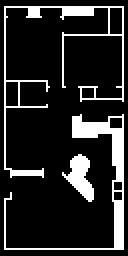
#> input picture reference/anglerv1root/anglerdroid/data/maps/world/world_fixed.png, 64 x 128 px (shown 2 times larger); its folder holds only this picture in this run
$ python -i maploc.py   (imports and definitions only)   (older library calls are emulated)
#> lines starting #> are read from the running program, lines starting #| are printed output that depends on the picture; after the words box and inside, x2 and y2 are one past the last pixel; in counts of white or black regions, pixels touching at a corner belong together
### src/robot_params.py
"""Resolved robot configuration: ONE resolver, one flat table, every process reads only this (James 2026-10-21).

Inputs (nothing else holds a tyre- or robot-dependent number):
  robots/<robot>/robot.json   robot = env KEVIN_ROBOT (default kevin001); KEVIN_ROBOT_CONFIG = explicit path.
                              "wheels": the wheel/tyre profile name (src/tire_profiles.json), plus rim drive targets,
                              floor references and the body outline.  Env KEVIN_WHEELS overrides "wheels"
                              (KEVIN_TIRE = legacy alias; both set and different = error).
  src/tire_profiles.json      wheel profiles (loaded/free radius, ride_dz, tread, spokes, sim contact ...)
  src/twin_geometry.json      twin frames per profile (scripts/gen_twin_geometry.py)
  src/calibration.json        optional measured corrections (KEVIN_CALIB path; identity when absent)
  env KEVIN_VEL_RAMP          optional normal ramp override (turns/s^2), as before

resolve() -> {key: {"value", "units", "source"}}; source is "input: <file>.<path>" or "derived: <formula>".
V (plain values) and HASH are computed once at import.  Invalid / missing config raises RobotConfigError at import:
every consumer (safety core included) refuses to start - fail closed.  The resolved table is written to
run/resolved_config_<hash>.json (+ run/resolved_config.json = latest) and logged once per process (stderr).

CLI:  python -m src.robot_params show [--wheels X] [--robot R] [--diff stock] [--json]
"""
import copy, hashlib, json, math, os, sys

_HERE = os.path.dirname(os.path.abspath(__file__))
REPO = os.path.dirname(_HERE)
RUN_DIR = os.environ.get("KEVIN_RUN_DIR", os.path.join(REPO, "run"))


class RobotConfigError(SystemExit):
    """bad or missing robot configuration: the process must not start (SystemExit so nothing catches it by accident)."""
    def __init__(self, msg): super().__init__("ROBOT CONFIG INVALID (refusing to start): " + msg)


def _load(path, what):
    try:
        with open(path) as f: return json.load(f)
    except FileNotFoundError: raise RobotConfigError("%s missing: %s" % (what, path))
    except Exception as e: raise RobotConfigError("%s unreadable: %s (%s)" % (what, path, e))


# [16 lines left out: functions _num, _hull, not called in this run]


def config_path(robot=None, env=None):
    env = os.environ if env is None else env
    if robot is None and env.get("KEVIN_ROBOT_CONFIG"): return env["KEVIN_ROBOT_CONFIG"]
    return os.path.join(REPO, "robots", robot or env.get("KEVIN_ROBOT") or "kevin001", "robot.json")


# [17 lines left out: function wheels_name, not called in this run]


def resolve(robot=None, wheels=None, env=None):
    env = os.environ if env is None else env
    cp = config_path(robot, env); C = _load(cp, "robot config")
    rc = os.path.relpath(cp, REPO)
    name, wsrc, TP = wheels_name(C.get("wheels"), wheels, env)
    P = TP["profiles"][name]; tp = "tire_profiles.%s" % name
    G = _load(os.path.join(_HERE, "twin_geometry.json"), "twin geometry")["profiles"].get(name)
    if G is None: raise RobotConfigError("src/twin_geometry.json has no profile %r (run scripts/gen_twin_geometry.py)" % name)
    calp = env.get("KEVIN_CALIB", os.path.join(_HERE, "calibration.json"))
    CAL = _load(calp, "calibration") if os.path.exists(calp) else {}
    T = {}
    def put(k, v, units, source): T[k] = dict(value=v, units=units, source=source)

    put("robot", C.get("robot"), "", "input: %s robot" % rc)
    put("config_file", rc, "", "input")
    put("wheels", name, "", "input: %s (%s)" % (wsrc, rc if wsrc.startswith("robot") else "override"))
    put("twin_urdf", P["twin_urdf"], "", "input: %s.twin_urdf" % tp)
    put("profile_suffix", P["suffix"], "", "input: %s.suffix" % tp)
    put("calibration_file", os.path.relpath(calp, REPO) if CAL else None, "", "input: KEVIN_CALIB / src/calibration.json (absent = identity)")

    # ---- wheel ---------------------------------------------------------------------------------------------------
    r_load = _num(P["wheel_r_loaded_m"], tp + ".wheel_r_loaded_m", 0.03, 0.3)
    r_free = _num(P.get("wheel_r_free_m", r_load), tp + ".wheel_r_free_m", r_load, 0.3)
    dz = _num(P["ride_dz_m"], tp + ".ride_dz_m", -0.05, 0.1)
    rs = _num(CAL.get("wheel_r_scale", 1.0), "calibration.wheel_r_scale", 0.8, 1.2)
    ts = _num(CAL.get("track_scale", 1.0), "calibration.track_scale", 0.8, 1.2)
    if abs(float(G["wheel_r_m"]) - r_load) > 1e-9 or abs(float(G["axle_height_m"]) - r_load) > 1e-9 or abs(float(G["ride_dz_m"]) - dz) > 1e-9:
        raise RobotConfigError("src/twin_geometry.json [%s] does not match %s (regenerate with scripts/gen_twin_geometry.py)" % (name, tp))
    put("wheel_r_loaded_m", r_load, "m", "input: %s.wheel_r_loaded_m" % tp)
    put("wheel_r_free_m", r_free, "m", "input: %s.wheel_r_free_m" % tp)
    put("ride_dz_m", dz, "m", "input: %s.ride_dz_m (chassis + every sensor rise vs stock)" % tp)
    put("caster_spacer_m", P.get("caster_spacer_m"), "m", "input: %s.caster_spacer_m" % tp)
    put("wheel_mass_kg", P.get("wheel_mass_kg"), "kg", "input: %s.wheel_mass_kg" % tp)
    wr = r_load * rs
    put("wheel_r_m", wr, "m", "derived: wheel_r_loaded_m * calibration.wheel_r_scale (%g)" % rs)
    put("wheel_diameter_cm", 200.0 * wr, "cm", "derived: 200 * wheel_r_m")
    put("track_m", float(G["track_m"]) * ts, "m", "derived: twin_geometry.%s.track_m * calibration.track_scale (%g)" % (name, ts))
    put("axle_height_m", r_load, "m", "derived: = wheel_r_loaded_m (base_link = axle; twin_geometry axle_height_m checked equal)")

    # ---- drive limits (ODrive takes turns) -------------------------------------------------------------------------
    D = C.get("drive") or {}
    circ = 2 * math.pi * wr
    for k, lo, hi, u in (("vel_limit_mps", 0.1, 5.0, "m/s"), ("vel_ramp_mps2", 0.1, 10.0, "m/s^2"), ("vel_ramp_max_mps2", 0.1, 10.0, "m/s^2")):
        put(k, _num(D.get(k), "drive." + k, lo, hi), u, "input: %s drive.%s" % (rc, k))
    put("vel_limit_tps", T["vel_limit_mps"]["value"] / circ, "turns/s", "derived: vel_limit_mps / (2 pi wheel_r_m)")
    if env.get("KEVIN_VEL_RAMP"):
        put("vel_ramp_tps2", _num(env["KEVIN_VEL_RAMP"], "KEVIN_VEL_RAMP", 0.1, 20.0), "turns/s^2", "input: env KEVIN_VEL_RAMP (override)")
    else:
        put("vel_ramp_tps2", T["vel_ramp_mps2"]["value"] / circ, "turns/s^2", "derived: vel_ramp_mps2 / (2 pi wheel_r_m)")
    put("vel_ramp_max_tps2", T["vel_ramp_max_mps2"]["value"] / circ, "turns/s^2", "derived: vel_ramp_max_mps2 / (2 pi wheel_r_m)")
    put("a_brake_mps2", T["vel_ramp_tps2"]["value"] * circ, "m/s^2", "derived: vel_ramp_tps2 * 2 pi wheel_r_m (planner stop model)")

    # ---- sensor heights (twin frame z above the axle + calibration dz + axle height) --------------------------------
    for key, fr in (("rs1_height_m", "rs1_depth"), ("rs2_height_m", "rs2_depth"), ("mast_rgb_height_m", "rgb")):
        f = G["frames"].get(fr)
        if f is None: raise RobotConfigError("twin_geometry.%s has no frame %s" % (name, fr))
        cdz = float(((CAL.get("frames") or {}).get(fr) or {}).get("dxyz", [0, 0, 0])[2])
        put(key, float(f["xyz"][2]) + cdz + r_load, "m",
            "derived: twin_geometry.%s.frames.%s.xyz.z%s + axle_height_m" % (name, fr, " + calibration dz %g" % cdz if cdz else ""))
    put("rs2_pitch_down_deg", float(G["rs2_pitch_down_deg"]), "deg", "input: twin_geometry.%s.rs2_pitch_down_deg" % name)

    # ---- perception floor references ----------------------------------------------------------------------------------
    Q = C.get("perception") or {}
    cz = _num(Q.get("cliff_z0_ref_m"), "perception.cliff_z0_ref_m", 0.3, 2.0)
    oh = _num(Q.get("td_obstacle_h_m"), "perception.td_obstacle_h_m", 0.005, 0.2)
    put("cliff_z0_ref_m", cz, "m", "input: %s perception.cliff_z0_ref_m (stock)" % rc)
    put("cliff_z0_m", cz + dz, "m", "derived: cliff_z0_ref_m + ride_dz_m (expected RS1 depth to the floor)")
    put("td_obstacle_h_m", oh, "m", "input: %s perception.td_obstacle_h_m (RS1 points higher than this above the floor = obstacle)" % rc)
    # ONE RS1 top-down floor clip for every consumer (safety core via perception.ego_rs1, fast_ego80, sim ego80, vision);
    # James 2026-10-21: = the vision value (was 0.91 + ride_dz in perception: 3.4 mm higher clip, 3.76 cm threshold)
    put("td_floor_clip_m", T["rs1_height_m"]["value"] - oh, "m", "derived: rs1_height_m - td_obstacle_h_m (RS1 depth < clip = obstacle)")

    # ---- cameras (RealSense settings applied at pipeline start; scripts/rs_exposure_eval.py, scripts/color_card_eval.py) ----
    K = C.get("cameras") or {}
    mode = env.get("KEVIN_CAM_EXPOSURE") or K.get("exposure_mode", "legacy")
    if mode not in ("auto_capped", "legacy"): raise RobotConfigError("cameras.exposure_mode = %r (auto_capped | legacy)" % mode)
    put("cam_exposure_mode", mode, "", ("input: env KEVIN_CAM_EXPOSURE (override)" if env.get("KEVIN_CAM_EXPOSURE") else "input: %s cameras.exposure_mode" % rc)
        + " (auto_capped: depth+colour AE, depth AE limit; legacy: manual 15 ms / gain 64 depth, 200 / 96 colour)")
    put("cam_rs1_serial", str(K.get("rs1_serial", "")), "", "input: %s cameras.rs1_serial (top-down)" % rc)
    put("cam_rs2_serial", str(K.get("rs2_serial", "")), "", "input: %s cameras.rs2_serial (forward)" % rc)
    put("cam_depth_ae_limit_us", int(_num(K.get("depth_ae_limit_us", 30000), "cameras.depth_ae_limit_us", 1000, 33000)), "us",
        "input: %s cameras.depth_ae_limit_us (< 33.3 ms frame period at 30 Hz)" % rc)
    put("cam_rgb_ae_priority", int(_num(K.get("rgb_ae_priority", 0), "cameras.rgb_ae_priority", 0, 1)), "", "input: %s cameras.rgb_ae_priority (0 = constant frame rate)" % rc)
    put("cam_rgb_white_balance_k", _num(K.get("rgb_white_balance_k", 4800), "cameras.rgb_white_balance_k", 2800, 6500), "K", "input: %s cameras.rgb_white_balance_k (fixed; auto WB off)" % rc)
    # [5 lines left out: function _roi, not called in this run]
    for k in ("rs1_rgb_ae_roi", "rs2_rgb_ae_roi", "rs1_card_roi"):
        put("cam_" + k, _roi(k), "px (x0, y0, x1, y1) colour 640x480", "input: %s cameras.%s" % (rc, k))
    rot = int(K.get("mast_rotate_deg", 180))
    if rot not in (0, 90, 180, 270): raise RobotConfigError("cameras.mast_rotate_deg = %r (0 | 90 | 180 | 270)" % rot)
    put("cam_mast_rotate_deg", rot, "deg", "input: %s cameras.mast_rotate_deg (mast USB RGB mounted upside down)" % rc)
    # ---- audio (speaker) ----
    A = C.get("audio") or {}
    ae = env.get("KEVIN_AUDIO_ENABLED")
    put("audio_enabled", (ae == "1") if ae in ("0", "1") else bool(A.get("enabled", False)), "",
        "input: env KEVIN_AUDIO_ENABLED (override)" if ae in ("0", "1") else "input: %s audio.enabled (default false = muted; KEVIN_MUTE=1 always mutes)" % rc)
    g = [_num(v, "cameras.rgb_card_gains", 0.5, 2.0) for v in K.get("rgb_card_gains", [1.0, 1.0, 1.0])]
    if len(g) != 3: raise RobotConfigError("cameras.rgb_card_gains needs 3 values")
    put("cam_rgb_card_gains", g, "(R, G, B)", "input: %s cameras.rgb_card_gains (%s)" % (rc, K.get("rgb_card_gains_cal", "uncalibrated")))

    # ---- footprint ---------------------------------------------------------------------------------------------------
    B = C.get("body") or {}
    try:
        sil = [[float(a), float(b)] for a, b in B["sil12"]]; deck = [[float(a), float(b)] for a, b in B.get("deck_corners", [])]
    except Exception: raise RobotConfigError("%s body.sil12 / deck_corners invalid" % rc)
    if len(sil) < 3: raise RobotConfigError("body.sil12 needs >= 3 points")
    ty = P.get("tread_y_out_m")
    tyre = [] if ty is None else [[sx * r_free, sy * _num(ty, tp + ".tread_y_out_m", 0.05, 0.5)] for sx in (-1, 1) for sy in (-1, 1)]
    put("sil12", sil, "m (x, y) axle frame", "input: %s body.sil12" % rc)
    put("tread_y_out_m", ty, "m", "input: %s.tread_y_out_m (null = tyre inside SIL12)" % tp)
    put("footprint_tyre_corners", tyre, "m (x, y)", "derived: (+-wheel_r_free_m, +-tread_y_out_m)" if tyre else "derived: none (tread_y_out_m null)")
    fp = _hull(sil + deck + tyre)
    put("footprint_safe", fp, "m (x, y) axle frame", "derived: convex hull(sil12 + body.deck_corners + footprint_tyre_corners)")
    sm = _num(B.get("safety_margin_m"), "body.safety_margin_m", 0.0, 0.2)
    put("safety_margin_m", sm, "m", "input: %s body.safety_margin_m" % rc)
    rc_ = max(math.hypot(x, y) for x, y in fp); hw = max(abs(y) for _, y in fp)
    put("r_circ_m", rc_, "m", "derived: max |footprint_safe| (spin disc)")
    put("half_w_m", hw, "m", "derived: max |y| of footprint_safe")
    put("r_rotate_m", rc_ + sm, "m", "derived: r_circ_m + safety_margin_m")
    put("r_pass_m", hw + sm, "m", "derived: half_w_m + safety_margin_m")

    # ---- sim -----------------------------------------------------------------------------------------------------------
    put("n_spokes", int(P.get("n_spokes", 0) or 0), "", "input: %s.n_spokes" % tp)
    put("spoke_ripple_m", float(P.get("spoke_ripple_m", 0.0) or 0.0), "m", "input: %s.spoke_ripple_m (estimate; emu KEVIN_EMU_RIPPLE overrides)" % tp)
    put("mj_tire_solref", P.get("mj_tire_solref"), "", "input: %s.mj_tire_solref" % tp)
    put("mj_tire_solimp", P.get("mj_tire_solimp"), "", "input: %s.mj_tire_solimp" % tp)
    put("tire_friction", P.get("tire_friction"), "", "input: %s.tire_friction" % tp)
    return T


def values(T): return {k: v["value"] for k, v in T.items()}


def config_hash(T):
    return hashlib.sha256(json.dumps(values(T), sort_keys=True, default=float).encode()).hexdigest()[:12]


# [13 lines left out: function dump, not called in this run]


def save_with(directory):
    """copy the resolved table into a recording directory (robot_config.json)."""
    with open(os.path.join(directory, "robot_config.json"), "w") as f: json.dump(dict(hash=HASH, resolved=RESOLVED), f, indent=1, default=float)


# [29 lines left out: functions _fmt, _same, table, not called in this run]


RESOLVED = None; V = {}; HASH = None; DUMP = None
# [4 lines that do not run on import are left out]


# [17 lines left out: function main, not called in this run]


# [2 lines that do not run on import are left out]

### nav/maploc/maploc.py
"""Model-based mast-camera localisation against a known structural map (casita wall STL + floor + ceiling planes).

Default (v4, LocalizerSeg; established model-based edge tracking, RAPiD / Drummond-Cipolla style, point-to-line):
  1. map edges = the wall mesh's own crease (> CREASE_DEG) and open-boundary edges, sampled every 2 cm (exact 3D, so
     sub-pixel at any resolution); per frame kept if visible (Embree ray reaches the point) and seen as an image
     discontinuity (probe rays either side: normal change > CREASE_DEG or depth jump > 5 %);
  2. image edges = LSD segments (von Gioi et al. 2012) with sub-pixel endpoints, full resolution, undistorted with the
     twin lens; residual = signed distance to the nearest orientation-compatible segment (+-22.5 deg), re-associated
     every iteration;
  3. robust Gauss-Newton (IRLS, Huber) over SE(2) (+ ln global map scale), odometry prediction as a Gaussian prior;
     when the prior yaw sd exceeds the association window, a robust-cost yaw grid within +-3 sigma seeds the solve;
  4. gating: Mahalanobis (chi2 99 %) + inlier fraction must not drop; no fix under yaw-rate motion blur.
Localizer (v3: pixel render + directional chamfer DT) is kept for comparison.
z, roll, pitch come from the twin (mast extrinsics); only x, y, yaw (+ map scale) are estimated."""
import math, os, json, numpy as np, cv2, trimesh

# base_link (= wheel axle) height above the floor = the resolved robot config's axle_height_m (src/robot_params.py: the
# wheels' loaded radius; stock 0.08565 -> mast camera 0.97615 m, soft_v3_2 0.10065 -> 0.99115 m).
import sys as _sys
_SRC = os.path.join(os.path.dirname(os.path.abspath(__file__)), "..", "..", "src")
if os.path.abspath(_SRC) not in map(os.path.abspath, _sys.path): _sys.path.append(os.path.abspath(_SRC))
import robot_params as _RP


# [5 lines left out: function world_stl, not called in this run]


def tire_name(tire=None):
    """wheels profile name: `tire` (name or alias) if given, else the selected wheels (resolved config)."""
    return _RP.V["wheels"] if tire is None else _RP.wheels_name(None, tire)[0]


def axle_height(tire=None):
    """base_link above the floor (m) for wheels `tire` (resolved); None = the selected wheels."""
#> `picture = cv2.imread('../../reference/anglerv1root/anglerdroid/data/ma..`: picture: shape (128, 64); 15.5% white; 3 white regions, box (x1, y1, x2, y2) and area: (2, 57, 62, 125) 557, (2, 3, 62, 89) 522, (31, 77, 47, 101) 192
    return float(_RP.V["axle_height_m"] if tire is None else _RP.values(_RP.resolve(wheels=tire))["axle_height_m"])


# [1 line that did not run here, left out]


# [5 lines left out: function log_axle_height, not called in this run]


# [1 line that did not run here, left out]
R_MAST = np.array([[0.0, 0, 1], [-1, 0, 0], [0, -1, 0]])     # optical -> base (twin)
CREASE_DEG = 30.0
CHI2_3_99 = 11.345


def se2(x, y, yaw, z=None):
    if z is None: z = AXLE_H
    B = np.eye(4); c, s = math.cos(yaw), math.sin(yaw); B[:2, :2] = [[c, -s], [s, c]]; B[:3, 3] = [x, y, z]; return B


class StructMap:
    """Wall STL (+ floor z=0 and ceiling planes) in sim world coordinates.  ceiling_z=None: derived from the mesh
    (wall tops + 1 cm, the src/world_params.py rule; was a fixed 2.29 for the 2.28 m model)."""
    # [54 lines left out: functions __init__, render, edge_points, not called in this run]


_LSD = None
def image_dt(img_gray, mode="lsd"):
    """mode 'lsd': LSD line segments (von Gioi et al. 2012, a-contrario, parameter-free) rasterised -> DT.
    mode 'canny': Canny with Otsu-derived thresholds."""
#> called with mode = 'lsd'
    global _LSD
    if mode == "lsd":
        if _LSD is None: _LSD = cv2.createLineSegmentDetector(cv2.LSD_REFINE_STD)
        lines = _LSD.detect(img_gray)[0]; e = np.zeros(img_gray.shape, np.uint8)
#> after `lines = _LSD.detect(img_gray)[0]`: lines = 50 rows, first 6: [20.63, 84.16, 4.37, 84.16], [1.87, 124.9, 60.62, 124.7], [35.34, 58.12, 35.42, 66.88], [53.13, 60.54, 41.88, 60.51], [36.87, 68.35, 46.88, 68.34], [55.55, 66.86, 55.34, 81.89]
        if lines is not None:
            for x0, y0, x1, y1 in lines.reshape(-1, 4): cv2.line(e, (int(round(x0)), int(round(y0))), (int(round(x1)), int(round(y1))), 255, 1)
#> this loop made 50 passes
#> (x0, y0, x1, y1) on passes 1 to 12: (20.63, 84.16, 4.37, 84.16), (1.87, 124.9, 60.62, 124.7), (35.34, 58.12, 35.42, 66.88), (53.13, 60.54, 41.88, 60.51), (36.87, 68.35, 46.88, 68.34), (55.55, 66.86, 55.34, 81.89), (13.13, 8.52, 19.38, 8.55), (60.63, 63.3, 55.6, 63.45), (47.5, 94.91, 41.27, 87.58), (41.28, 87.36, 44.82, 82.54), (30.33, 87.15, 44.25, 100.7), (39.18, 75.78, 33.58, 79.98)
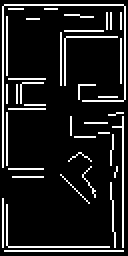
#> e: shape (128, 64) (shown 2 times larger); 11.9% white in thin lines or dots
        dt = cv2.distanceTransform((e == 0).astype(np.uint8), cv2.DIST_L2, 5); return dt.astype(np.float32), e
#> after `dt = cv2.distanceTransform((e == 0).astype(np.uint8), cv2.DIST_L2, 5)`:
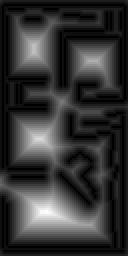
#> dt: shape (128, 64) float32 (shown 2 times larger); min 0, max 17.39, mean 3.62; drawn with min black and max white
    return image_dt_canny(img_gray)

NBIN = 8
# [22 lines left out: functions image_dt_dir, image_dt_canny, not called in this run]


def bilinear(img, u, v):
    h, w = img.shape; u = np.clip(u, 0, w - 1.001); v = np.clip(v, 0, h - 1.001); u0 = u.astype(int); v0 = v.astype(int); a = u - u0; b = v - v0
    return (img[v0, u0] * (1 - a) * (1 - b) + img[v0, u0 + 1] * a * (1 - b) + img[v0 + 1, u0] * (1 - a) * b + img[v0 + 1, u0 + 1] * a * b)


class Localizer:
    # [50 lines left out: functions __init__, project, update, not called in this run]


# ---------------------------------------------------------------------------------------------------------------------
# v4 (2026-10-20): sub-pixel, resolution-independent edge model.  The v3 pixel render put map edges on integer pixel
# centres (nearer pixel, with a +0.5 px centre-convention offset) and the image edges on a rasterised LSD mask ->
# ~0.5-1 px systematic offsets, which bias the range of floor/ceiling lines and so the global map scale (~-2 %).
# v4: map edges are the mesh's own crease/boundary edges (exact 3D polylines, sampled every 2 cm), tested per frame for
#     (a) visibility: ray from the camera reaches the point (Embree) and
#     (b) being an image discontinuity: probe rays +-PROBE_PX either side of the projected edge see a normal change
#         > CREASE_DEG or a depth jump > 5 % (same criterion as the v3 render, evaluated at exact geometry);
# image edges are LSD segments with their sub-pixel endpoints; residual = signed point-to-line distance to the
# nearest orientation-compatible segment (point-to-line ICP / RAPiD-style), re-associated every Gauss-Newton iteration.
PROBE_PX = 2.0
ANG_TOL = math.pi / 8           # orientation compatibility (same as 8 bins over pi with +-1 bin)


# [7 lines left out: function _crease_edges, not called in this run]


class GeoEdges:
    """Exact structural edges of a StructMap (wall mesh creases/boundaries; floor/ceiling junctions are the wall
    bottom/top edges)."""
    # [50 lines left out: functions __init__, _cast, visible, not called in this run]


_LSD4 = None
# [17 lines left out: functions lsd_segments, associate, not called in this run]


CHI2_99 = {3: 11.345, 4: 13.277, 5: 15.086}


def Ry(a):
    c, s = math.cos(a), math.sin(a); R = np.eye(4); R[0, 0] = c; R[0, 2] = s; R[2, 0] = -s; R[2, 2] = c; return R


class LocalizerSeg(Localizer):
    """v4: GeoEdges + LSD point-to-line residuals; same prior / IRLS / gating / scale state as Localizer."""
    def __init__(self, smap, K, w, h, T_bc, huber_px=3.0, sigma_px=1.5, inlier_px=3.0, info_scale=1.0, exposure_s=0.015, assoc_px=15.0, axle_h=None):
        super().__init__(smap, K, w, h, T_bc, huber_px, sigma_px, inlier_px, info_scale, exposure_s, axle_h)
        self.ge = smap.geo if hasattr(smap, "geo") else GeoEdges(smap); smap.geo = self.ge; self.assoc = assoc_px

    # [57 lines left out: functions update, project, not called in this run]

>>> import cv2
>>> picture = cv2.imread('../../reference/anglerv1root/anglerdroid/data/maps/world/world_fixed.png', cv2.IMREAD_GRAYSCALE)
>>> result = image_dt(picture)
